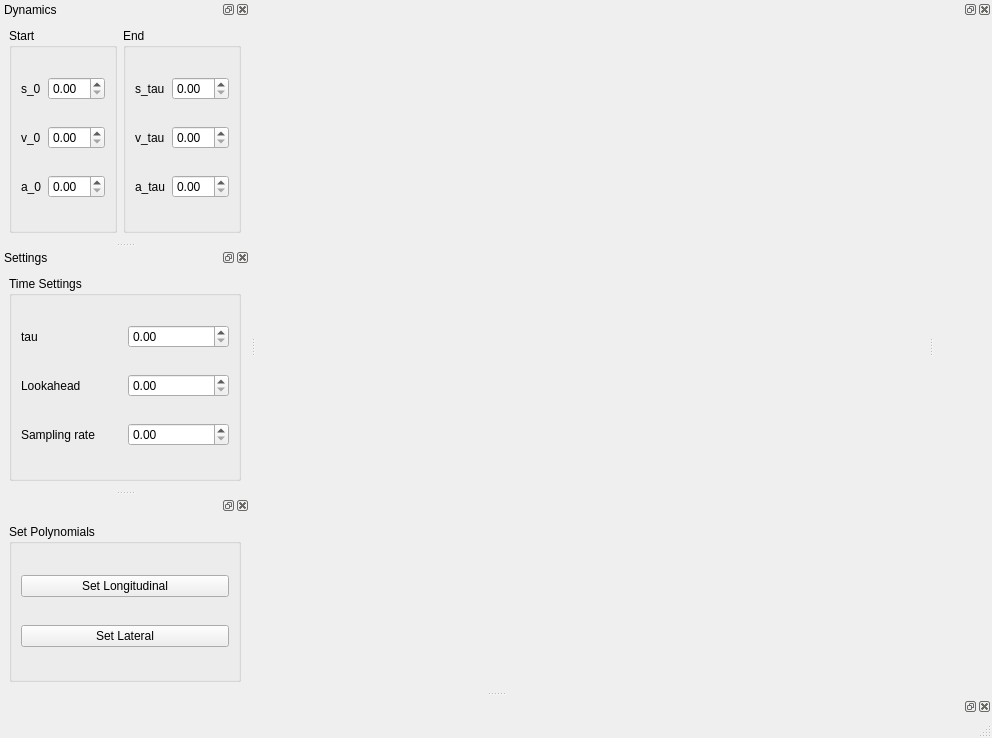
<?xml version="1.0" encoding="UTF-8"?>
<ui version="4.0">
 <class>MainWindow</class>
 <widget class="QMainWindow" name="MainWindow">
  <property name="geometry">
   <rect>
    <x>0</x>
    <y>0</y>
    <width>992</width>
    <height>738</height>
   </rect>
  </property>
  <property name="windowTitle">
   <string>MainWindow</string>
  </property>
  <widget class="QWidget" name="centralwidget">
   <layout class="QGridLayout" name="gridLayout_5">
    <item row="0" column="0">
     <widget class="MplDynamicsWidget" name="plotWidget" native="true"/>
    </item>
   </layout>
  </widget>
  <widget class="QMenuBar" name="menubar">
   <property name="geometry">
    <rect>
     <x>0</x>
     <y>0</y>
     <width>992</width>
     <height>22</height>
    </rect>
   </property>
  </widget>
  <widget class="QStatusBar" name="statusbar"/>
  <widget class="QDockWidget" name="dw_dynamics">
   <property name="windowTitle">
    <string>Dynamics</string>
   </property>
   <attribute name="dockWidgetArea">
    <number>1</number>
   </attribute>
   <widget class="QWidget" name="dockWidgetContents_6">
    <layout class="QHBoxLayout" name="horizontalLayout">
     <item>
      <widget class="QGroupBox" name="gb_Start">
       <property name="title">
        <string>Start</string>
       </property>
       <layout class="QGridLayout" name="gridLayout_2">
        <item row="0" column="0">
         <widget class="QLabel" name="lbl_s0">
          <property name="text">
           <string>s_0</string>
          </property>
         </widget>
        </item>
        <item row="0" column="1">
         <widget class="QDoubleSpinBox" name="dsb_s0"/>
        </item>
        <item row="1" column="0">
         <widget class="QLabel" name="lbl_v0">
          <property name="text">
           <string>v_0</string>
          </property>
         </widget>
        </item>
        <item row="1" column="1">
         <widget class="QDoubleSpinBox" name="dsb_v0"/>
        </item>
        <item row="2" column="0">
         <widget class="QLabel" name="lbl_a0">
          <property name="text">
           <string>a_0</string>
          </property>
         </widget>
        </item>
        <item row="2" column="1">
         <widget class="QDoubleSpinBox" name="dsb_a0"/>
        </item>
       </layout>
      </widget>
     </item>
     <item>
      <widget class="QGroupBox" name="gb_End">
       <property name="title">
        <string>End</string>
       </property>
       <layout class="QGridLayout" name="gridLayout_3">
        <item row="0" column="0">
         <widget class="QLabel" name="lbl_stau">
          <property name="text">
           <string>s_tau</string>
          </property>
         </widget>
        </item>
        <item row="0" column="1">
         <widget class="QDoubleSpinBox" name="dsb_stau"/>
        </item>
        <item row="1" column="0">
         <widget class="QLabel" name="lbl_vtau">
          <property name="text">
           <string>v_tau</string>
          </property>
         </widget>
        </item>
        <item row="1" column="1">
         <widget class="QDoubleSpinBox" name="dsb_vtau"/>
        </item>
        <item row="2" column="0">
         <widget class="QLabel" name="lbl_atau">
          <property name="text">
           <string>a_tau</string>
          </property>
         </widget>
        </item>
        <item row="2" column="1">
         <widget class="QDoubleSpinBox" name="dsb_atau"/>
        </item>
       </layout>
      </widget>
     </item>
    </layout>
   </widget>
  </widget>
  <widget class="QDockWidget" name="dockWidget_7">
   <attribute name="dockWidgetArea">
    <number>8</number>
   </attribute>
   <widget class="QWidget" name="dockWidgetContents_7"/>
  </widget>
  <widget class="QDockWidget" name="dockWidget_9">
   <attribute name="dockWidgetArea">
    <number>2</number>
   </attribute>
   <widget class="QWidget" name="dockWidgetContents_9">
    <widget class="MplDynamicsWidget" name="plotWidget2" native="true">
     <property name="geometry">
      <rect>
       <x>26</x>
       <y>110</y>
       <width>160</width>
       <height>184</height>
      </rect>
     </property>
    </widget>
   </widget>
  </widget>
  <widget class="QDockWidget" name="dw_settings">
   <property name="windowTitle">
    <string>Settings</string>
   </property>
   <attribute name="dockWidgetArea">
    <number>1</number>
   </attribute>
   <widget class="QWidget" name="dockWidgetContents_10">
    <layout class="QVBoxLayout" name="verticalLayout">
     <item>
      <widget class="QGroupBox" name="gb_time_settings">
       <property name="title">
        <string>Time Settings</string>
       </property>
       <layout class="QGridLayout" name="gridLayout">
        <item row="0" column="0">
         <widget class="QLabel" name="lbl_tau">
          <property name="toolTip">
           <string>Reaction time</string>
          </property>
          <property name="text">
           <string>tau</string>
          </property>
         </widget>
        </item>
        <item row="0" column="1">
         <widget class="QDoubleSpinBox" name="dsb_tau"/>
        </item>
        <item row="1" column="0">
         <widget class="QLabel" name="lbl_s0_2">
          <property name="text">
           <string>Lookahead</string>
          </property>
         </widget>
        </item>
        <item row="1" column="1">
         <widget class="QDoubleSpinBox" name="dsb_lookahead_time"/>
        </item>
        <item row="2" column="0">
         <widget class="QLabel" name="lbl_s0_3">
          <property name="text">
           <string>Sampling rate</string>
          </property>
         </widget>
        </item>
        <item row="2" column="1">
         <widget class="QDoubleSpinBox" name="dsb_sampling_rate"/>
        </item>
       </layout>
      </widget>
     </item>
    </layout>
   </widget>
  </widget>
  <widget class="QDockWidget" name="dockWidget">
   <attribute name="dockWidgetArea">
    <number>1</number>
   </attribute>
   <widget class="QWidget" name="dockWidgetContents">
    <layout class="QHBoxLayout" name="horizontalLayout_2">
     <item>
      <widget class="QGroupBox" name="gb_set_polynomials">
       <property name="title">
        <string>Set Polynomials</string>
       </property>
       <layout class="QGridLayout" name="gridLayout_4">
        <item row="0" column="0">
         <widget class="QPushButton" name="pb_set_long">
          <property name="text">
           <string>Set Longitudinal</string>
          </property>
         </widget>
        </item>
        <item row="1" column="0">
         <widget class="QPushButton" name="pb_set_lat">
          <property name="text">
           <string>Set Lateral</string>
          </property>
         </widget>
        </item>
       </layout>
      </widget>
     </item>
    </layout>
   </widget>
  </widget>
 </widget>
 <customwidgets>
  <customwidget>
   <class>MplDynamicsWidget</class>
   <extends>QWidget</extends>
   <header>mpldynamicswidget.h</header>
   <container>1</container>
  </customwidget>
 </customwidgets>
 <resources/>
 <connections/>
</ui>
